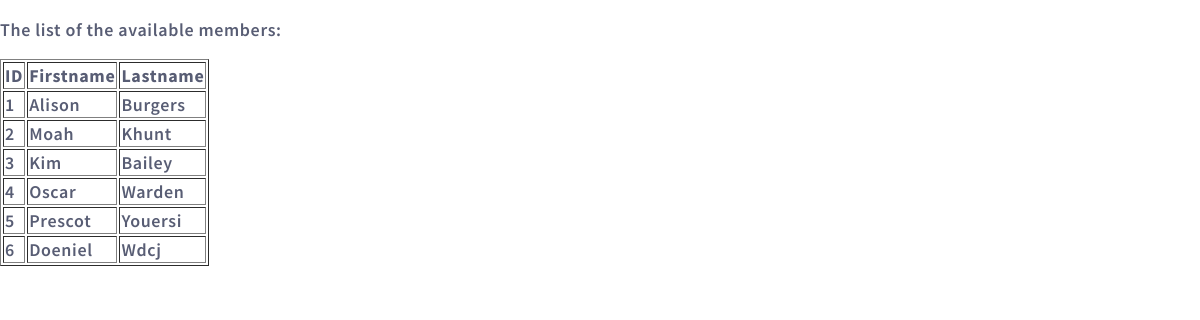
Screenshot of /testing/ with the database file from the repository.
### members/models.py (models this page shows, shortened)
class Member(models.Model):
    firstname = models.CharField(max_length=255)
    lastname = models.CharField(max_length=255)
    phone = models.IntegerField(null=True)
    joined_date = models.DateField(null=True)
    slug = models.SlugField(default="", null=False)

### members/views.py (the view)
# urls.py: path('testing/', views.testing, name='testing'),
def testing(request):
    mydata = Member.objects.all().values()
    template = loader.get_template('template.html')
    context = {
        'mymembers': mydata,
    }
    return HttpResponse(template.render(context, request))

### members/templates/template.html
{% load static %}
<!DOCTYPE html>
<html>
    <link rel="stylesheet" href="{% static 'myglobal.css' %}">
<body>
<p>The list of the available members:</p>
<table border='1'>
    <tr>
      <th>ID</th>
      <th>Firstname</th>
      <th>Lastname</th>
    </tr>
    {% for x in mymembers %}
      <tr>
        <td>{{ x.id }}</td>
          <td>{{ x.firstname }}</td>
        <td>{{ x.lastname }}</td>
      </tr>
    {% endfor %}
  </table>
</body>
</html>

### mystaticfiles/myglobal.css (style rules this page uses)
body { margin:0; font: 600 18px 'Source Sans Pro', sans-serif; letter-spacing: 0.64px; color: #585d74; }

### rows the page displays
Member: id "1", firstname "Alison", lastname "Burgers"
Member: id "2", firstname "Moah", lastname "Khunt"
Member: id "3", firstname "Kim", lastname "Bailey"
Member: id "4", firstname "Oscar", lastname "Warden"
Member: id "5", firstname "Prescot", lastname "Youersi"
Member: id "6", firstname "Doeniel", lastname "Wdcj"
